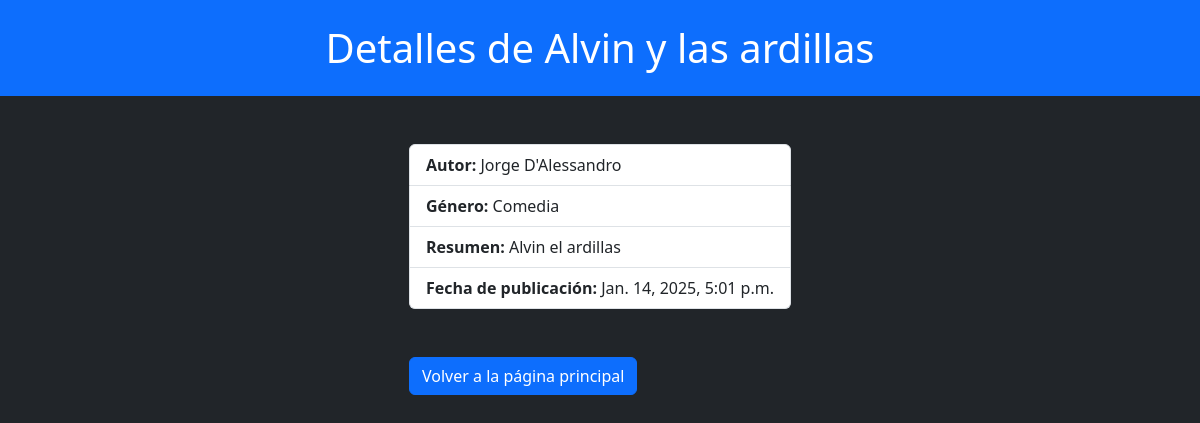
Screenshot of /books/4/ with the database file from the repository.
### books/models.py (models this page shows, shortened)
class Book(models.Model):
    title = models.CharField(max_length=50)
    authors = models.ForeignKey(Author, on_delete=models.CASCADE)
    genre = models.ForeignKey('Genre', on_delete=models.CASCADE)
    publish_date = models.DateTimeField()
    sumary = models.TextField()

class Author(models.Model):
    first_name = models.CharField(max_length=50)
    last_name = models.CharField(max_length=50)
    birth_date = models.DateTimeField()

class Genre(models.Model):
    name = models.CharField(max_length=50)

### books/views.py (the view)
# urls.py: path("<int:book_id>/", views.detail, name='detail'),
def detail(request, book_id):
    book = get_object_or_404(Book, pk=book_id)
    return render(request, 'books/detail.html', context={'book': book})

### books/templates/books/detail.html (shortened to what this page needs)
<!DOCTYPE html>
<html lang="en">
<head>
    <link href="https://cdn.jsdelivr.net/npm/bootstrap@5.3.3/dist/css/bootstrap.min.css" rel="stylesheet">
</head>
<body class="text-bg-dark">
<h1 class="container-fluid text-center text-bg-primary p-4">Detalles de {{ book.title }}</h1>
<div class="d-grid mt-5 justify-content-center">
    <ul class="list-group">
        <li class="list-group-item"><strong>Autor:</strong> {{ book.authors.first_name }} {{ book.authors.last_name }}</li>
        <li class="list-group-item"><strong>Género:</strong>  {{ book.genre.name }}</li>
        <li class="list-group-item"><strong>Resumen:</strong> {{ book.sumary }}</li>
        <li class="list-group-item"><strong>Fecha de publicación:</strong> {{ book.publish_date }}</li>
    </ul>
    <a class="mt-5" href="{% url 'books:index' %}"><button class="btn btn-primary" type="button">Volver a la página principal</button></a>
</div>
</body>
</html>

### rows the page displays
Book: title "Alvin y las ardillas", authors.first_name "Jorge", authors.last_name "D'Alessandro", genre.name "Comedia", sumary "Alvin el ardillas", publish_date "Jan. 14, 2025, 5:01 p.m."
